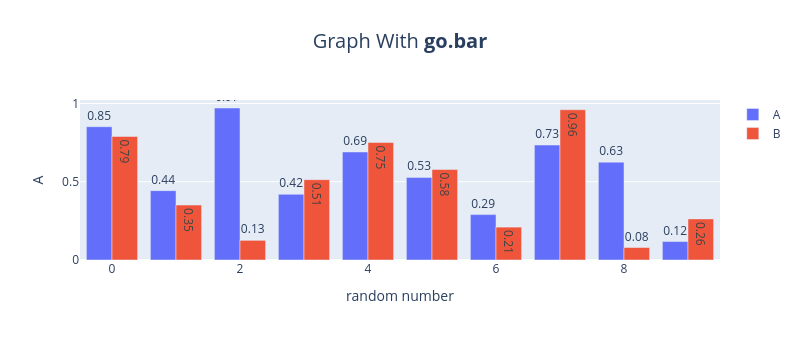

This figure's notebook cell:
### Code cell
import pandas as pd 
import plotly.graph_objects as go 
import numpy as np 

df = pd.DataFrame(np.random.rand(10,2),columns=["A","B"])

fig = go.Figure()

fig.add_trace(
    go.Bar(
        x=df.index, y=df["A"], name="A",text = df["A"],textposition="outside",texttemplate="%{y:.2f}"
    )
)
fig.add_trace(
    go.Bar(
        x=df.index, y=df["B"], name="B",text = df["B"] , textposition = "auto",texttemplate="%{y:.2f}"
    )
)
fig.update_layout(
    {
        "title":{
            "text":"Graph With <b>go.bar</b>",
            "x": 0.5,
            "y": 0.9,
            "font" : {
                "size" :20
            }
        },
        "xaxis":{
            "title" : "random number",
            "showticklabels" : True
        },
        "yaxis":{
            "title" : "A"
        },
        "width" : 800,
        "height" : 340
    }
)

fig.show()

### Figure 1 — Plotly figure (JSON) as saved in the notebook; plotly's stock layout.template omitted (floating-point values rounded to 4 significant figures)
{"data": [{"name": "A", "text": [0.8514, 0.4431, 0.9711, 0.4198, 0.6902, 0.5276, 0.2899, 0.7345, 0.625, 0.1179], "textposition": "outside", "texttemplate": "%{y:.2f}", "type": "bar", "x": [0, 1, 2, 3, 4, 5, 6, 7, 8, 9], "y": [0.8514, 0.4431, 0.9711, 0.4198, 0.6902, 0.5276, 0.2899, 0.7345, 0.625, 0.1179]}, {"name": "B", "text": [0.7892, 0.3509, 0.1256, 0.5133, 0.7506, 0.5784, 0.21, 0.9601, 0.07984, 0.2626], "textposition": "auto", "texttemplate": "%{y:.2f}", "type": "bar", "x": [0, 1, 2, 3, 4, 5, 6, 7, 8, 9], "y": [0.7892, 0.3509, 0.1256, 0.5133, 0.7506, 0.5784, 0.21, 0.9601, 0.07984, 0.2626]}], "layout": {"height": 340, "title": {"font": {"size": 20}, "text": "Graph With <b>go.bar</b>", "x": 0.5, "y": 0.9}, "width": 800, "xaxis": {"showticklabels": true, "title": {"text": "random number"}}, "yaxis": {"title": {"text": "A"}}}}
